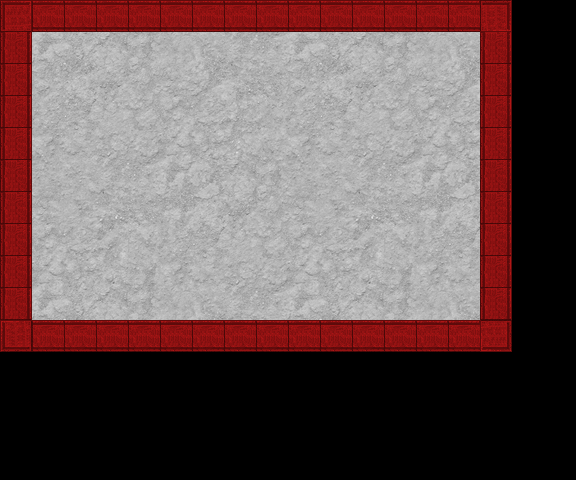

Tiled map render using the project's own tile images. Description and the map definition, with tile-layer contents summarised, below:
An orthogonal 18x15 tile map with 32x32 px tiles, 2 tile layers (background, walls), 2 tilesets and 9 objects (6x torch, torch_walker, room, map_link).

<map version="1.0" orientation="orthogonal" width="18" height="15" tilewidth="32" tileheight="32">
 <tileset firstgid="1" name="block_wall_fire" tilewidth="32" tileheight="32">
  <image source="../textures/block_wall_fire.png" width="128" height="128" />
 </tileset>
 <tileset firstgid="17" name="dirt1_light_grey" tilewidth="32" tileheight="32">
  <image source="../textures/dirt1_light_grey.png" width="256" height="256" />
 </tileset>
 <layer name="background" width="18" height="15">
  <data>[270 cells, 176 non-empty, 70 distinct tile ids]</data>
 </layer>
 <layer name="walls" width="18" height="15">
  <data>[270 cells, 0 non-empty, 0 distinct tile ids]</data>
 </layer>
 <objectgroup name="enemy" width="18" height="15">
  <object name="torch_walker" type="torch_walker" x="416" y="64" width="32" height="32" />
 </objectgroup>
 <objectgroup name="environment" width="18" height="15">
  <object name="torch1" type="torch" x="96" y="96" width="32" height="32" />
  <object name="torch2" type="torch" x="192" y="96" width="32" height="32" />
  <object name="torch3" type="torch" x="288" y="96" width="32" height="32" />
  <object name="torch4" type="torch" x="96" y="192" width="32" height="32" />
  <object name="torch5" type="torch" x="192" y="192" width="32" height="32" />
  <object name="torch6" type="torch" x="288" y="192" width="32" height="32" />
 </objectgroup>
 <objectgroup name="rooms" width="18" height="15">
  <object name="main" type="room" x="0" y="0" width="512" height="352" />
 </objectgroup>
 <objectgroup name="maplinks" width="18" height="15">
  <properties>
   <property name="entrance_dir" value="right" />
  </properties>
  <object name="entrance" type="map_link" x="64" y="288" width="32" height="32">
   <properties>
    <property name="entrance_dir" value="up" />
   </properties>
  </object>
 </objectgroup>
</map>
